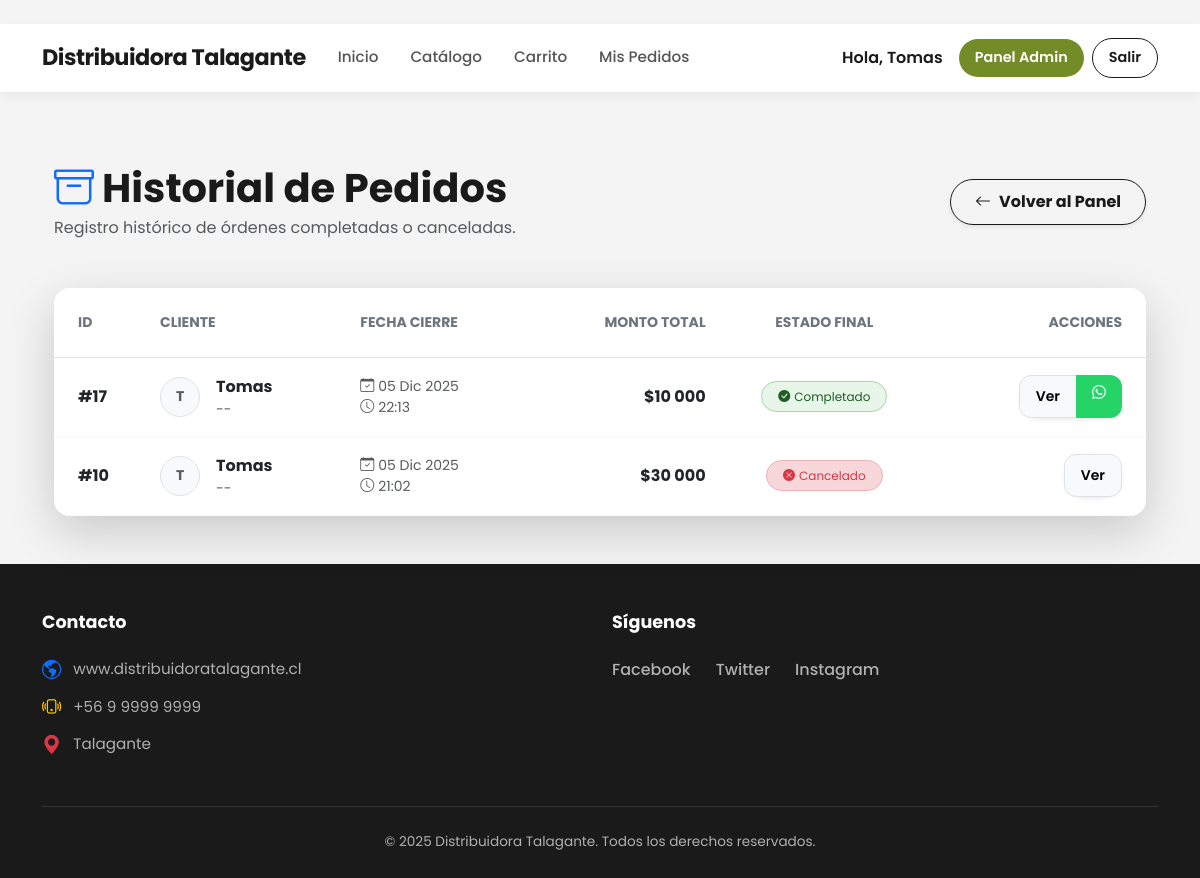
/pedidos-finalizados/ (signed in), run on an earlier commit of the app's database.
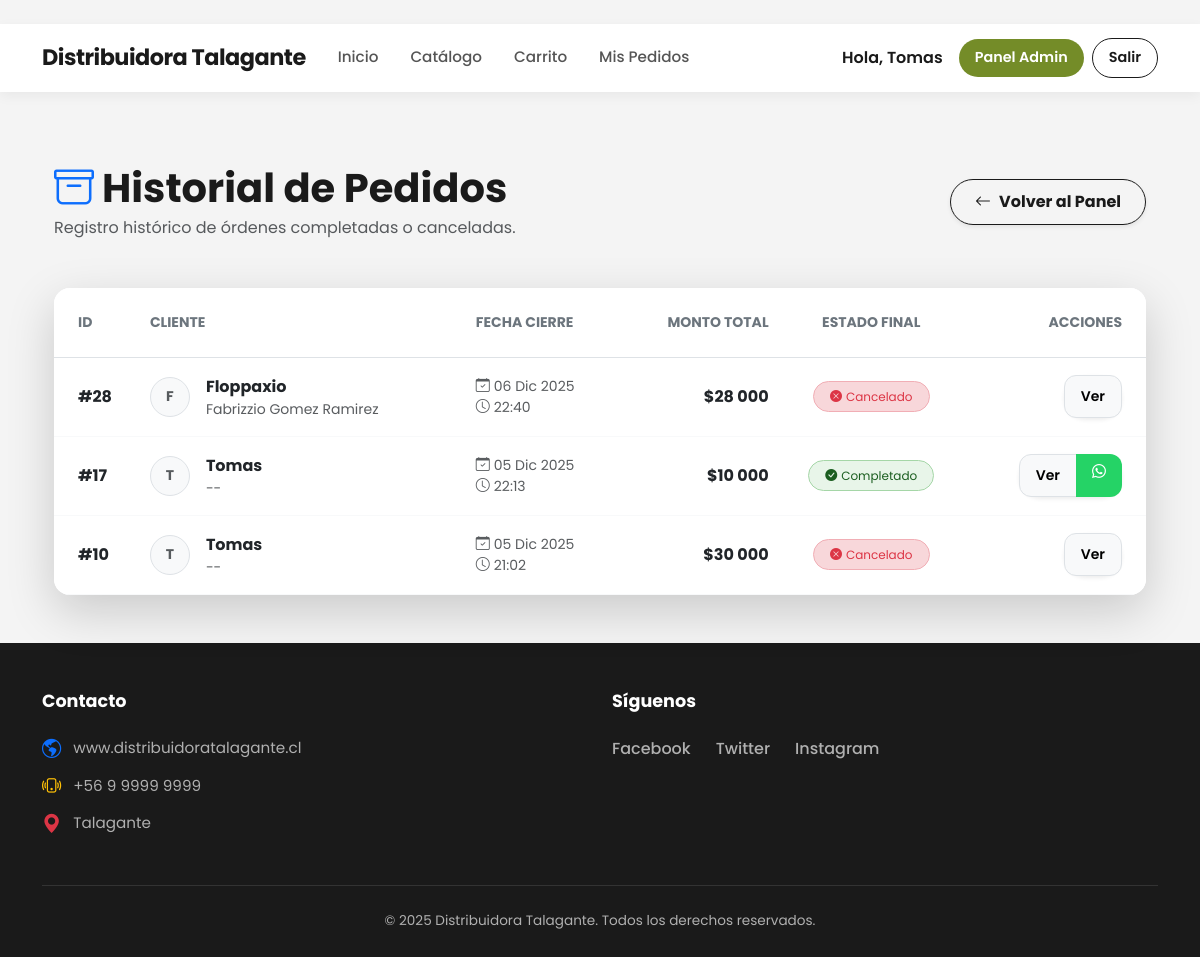
And on a later commit of the database.
### core/models.py (models this page shows, shortened)
class Orden(models.Model):
    ESTADOS = [
        ('pendiente', 'Pendiente de Pago'),
        ('confirmacion', 'En Confirmación'),
        ('preparacion', 'En Preparación'),
        ('despacho', 'En Despacho / Listo para Retiro'),
        ('cancelado', 'Cancelado'),
        ('completado', 'Completado'),
    ]
    METODOS_PAGO = [
        ('transferencia', 'Transferencia Bancaria'),
        ('efectivo', 'Pago en Efectivo (Retiro)'),
    ]
    usuario = models.ForeignKey(User, on_delete=models.CASCADE)
    fecha = models.DateTimeField(auto_now_add=True)
    estado = models.CharField(max_length=20, choices=ESTADOS, default='pendiente')
    total = models.DecimalField(max_digits=12, decimal_places=2)
    metodo_pago = models.CharField(max_length=20, choices=METODOS_PAGO, default='transferencia')
    instrucciones_transferencia = models.TextField(default="Realice transferencia a Cuenta Corriente XXXX-XXXX y envíe comprobante por WhatsApp.")
    comprobante = models.ImageField(upload_to='comprobantes/', blank=True, null=True, help_text="Foto del comprobante de pago")
    nota_comprobante = models.TextField(blank=True, null=True, help_text="Link o nota del comprobante (opcional)")
    mensaje_cliente = models.TextField(blank=True, help_text="Mensaje opcional del cliente")
    def get_whatsapp_link(self):
        return "https://wa.me/56949071013"

class Perfil(models.Model):
    usuario = models.OneToOneField(User, on_delete=models.CASCADE, related_name='perfil')
    nombre = models.CharField("Nombre(s)", max_length=70)
    apellido_paterno = models.CharField("Apellido Paterno", max_length=50)
    apellido_materno = models.CharField("Apellido Materno", max_length=50, blank=True, null=True)
    rut = models.CharField(
        max_length=12,
        unique=True,
        validators=[RegexValidator(regex=r'^\d{7,8}-[\dKk]$', message='Formato RUT inválido')],
        help_text="Ejemplo: 11527103-2"
    )
    telefono = models.CharField(max_length=15, blank=True, null=True)
    es_admin = models.BooleanField(default=False)
    temp_token = models.CharField(max_length=100, blank=True, null=True)
    token_expira = models.DateTimeField(blank=True, null=True)
    def nombre_completo(self):
        if self.apellido_materno:
            return f"{self.nombre} {self.apellido_paterno} {self.apellido_materno}"
        return f"{self.nombre} {self.apellido_paterno}"
    nombre_completo.short_description = "Nombre Completo"
    class Meta:
        verbose_name_plural = "Perfiles"

### core/views.py (the view)
# urls.py: path('pedidos-finalizados/', views.pedidos_finalizados, name='pedidos_finalizados'),
@login_required
@user_passes_test(lambda u: u.is_superuser)
def pedidos_finalizados(request):
    ordenes = Orden.objects.select_related('usuario', 'usuario__perfil') \
                           .prefetch_related('itemorden_set__producto') \
                           .filter(estado__in=['completado', 'cancelado']) \
                           .order_by('-fecha')
    context = {'ordenes': ordenes, 'titulo': 'Pedidos Finalizados'}
    return render(request, 'core/pedidos_finalizados.html', context)  # ← NOMBRE CORRECTO

### core/templates/core/pedidos_finalizados.html (shortened to what the changed rows need)
{% extends "core/base.html" %}
{% load humanize %}
{% block content %}
<div class="container py-5 animate-fade-in">
    <div class="d-flex justify-content-between align-items-center mb-5">
        <div>
            <h1 class="fw-bold mb-1" style="color: #1a1a1a;">
                <i class="bi bi-archive text-primary me-2"></i>Historial de Pedidos
            </h1>
        </div>
    </div>
    <div class="card border-0 shadow-lg rounded-4 overflow-hidden">
        <div class="card-body p-0">
            <div class="table-responsive">
                <table class="table table-hover align-middle mb-0">
                    <thead class="bg-light">
                        <tr>
                            <th class="ps-4 py-4 text-secondary text-uppercase small fw-bold">ID</th>
                            <th class="py-4 text-secondary text-uppercase small fw-bold">Cliente</th>
                            <th class="py-4 text-secondary text-uppercase small fw-bold">Fecha Cierre</th>
                            <th class="py-4 text-secondary text-uppercase small fw-bold text-end">Monto Total</th>
                            <th class="py-4 text-secondary text-uppercase small fw-bold text-center">Estado Final</th>
                            <th class="pe-4 py-4 text-end text-secondary text-uppercase small fw-bold">Acciones</th>
                        </tr>
                    </thead>
                    <tbody>
                        {% for o in ordenes %}
                        <tr class="border-bottom border-light">
                            <td class="ps-4 py-3">
                                <span class="fw-bold text-dark">#{{ o.id }}</span>
                            </td>
                            <td class="py-3">
                                <div class="d-flex align-items-center">
                                    <div class="rounded-circle bg-light border d-flex align-items-center justify-content-center me-3"
                                         style="width: 40px; height: 40px;">
                                        <span class="fw-bold text-muted small">
                                            {{ o.usuario.username|make_list|first|upper }}
                                        </span>
                                    </div>
                                    <div>
                                        <div class="fw-bold text-dark">{{ o.usuario.username }}</div>
                                        <small class="text-muted">{{ o.usuario.perfil.nombre_completo|default:"--" }}</small>
                                    </div>
                                </div>
                            </td>
                            <td class="py-3 text-muted small">
                                <i class="bi bi-calendar-check me-1"></i>{{ o.fecha|date:"d M Y" }}
                                <br><i class="bi bi-clock me-1"></i>{{ o.fecha|time:"H:i" }}
                            </td>
                            <td class="py-3 text-end fw-bold text-dark">
                                ${{ o.total|floatformat:0|intcomma }}
                            </td>
                            <td class="py-3 text-center">
                                <span class="badge rounded-pill px-3 py-2 fw-normal border
                                    {% if o.estado == 'completado' %}
                                        bg-success-subtle text-success border-success-subtle
                                    {% else %}
                                        bg-danger-subtle text-danger border-danger-subtle
                                    {% endif %}">
                                    {% if o.estado == 'completado' %}
                                        <i class="bi bi-check-circle-fill me-1"></i>Completado
                                    {% else %}
                                        <i class="bi bi-x-circle-fill me-1"></i>Cancelado
                                    {% endif %}
                                </span>
                            </td>
                            <td class="pe-4 py-3 text-end">
                                <div class="btn-group shadow-sm rounded-pill">
                                    <a href="{% url 'orden_detail' o.id %}" class="btn btn-light btn-sm border px-3" title="Ver Detalles">
                                        Ver
                                    </a>
                                    {% if o.estado == 'completado' and o.get_whatsapp_link %}
                                        <a href="{{ o.get_whatsapp_link }}" target="_blank" class="btn btn-success btn-sm px-3" title="Contactar">
                                            <i class="bi bi-whatsapp"></i>
                                        </a>
                                    {% endif %}
                                </div>
                            </td>
                        </tr>
                        {% endfor %}
                    </tbody>
                </table>
            </div>
        </div>
    </div>
</div>
{% endblock %}

What changed in the data, as far as the page shows it:
added Orden: id "28", usuario.username|make_list "F", usuario.username "Floppaxio", usuario.perfil.nombre_completo "Fabrizzio Gomez Ramirez", fecha "06 Dic 2025", fecha "22:40", total "28 000", estado "cancelado" (drawn)
